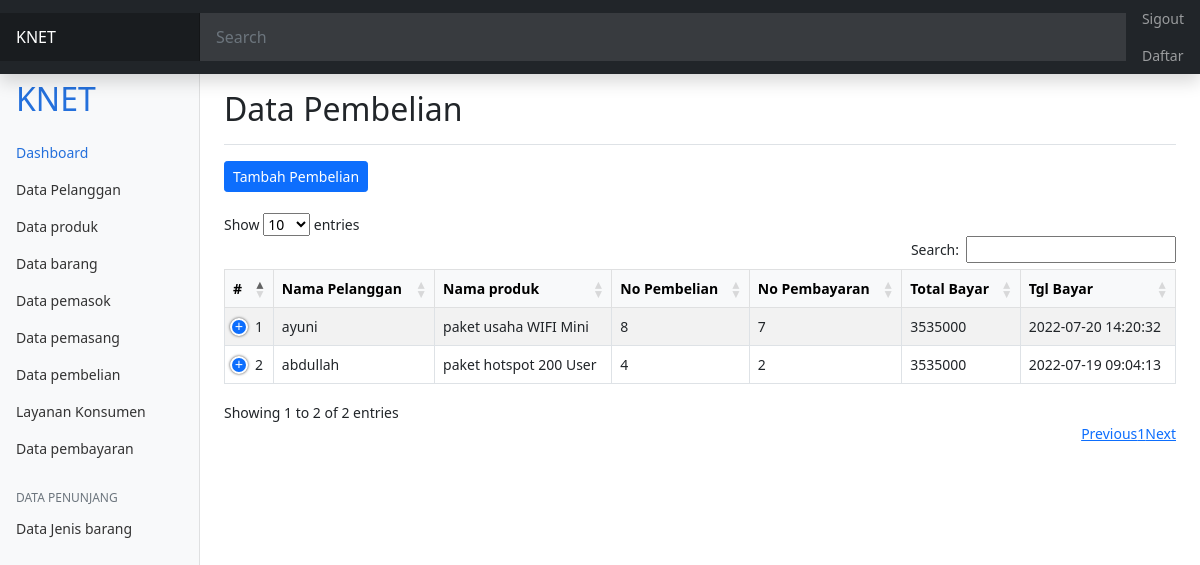
The page /produk/data_pembayaran.php (signed in) on the database its author committed.
### tables this page shows
CREATE TABLE IF NOT EXISTS `pembayaran` (
  `id_pembayaran` int(11) NOT NULL AUTO_INCREMENT,
  `id_pembelian` int(11) NOT NULL,
  `total_bayar` decimal(7,0) NOT NULL,
  `tgl_bayar` datetime NOT NULL DEFAULT CURRENT_TIMESTAMP,
  PRIMARY KEY (`id_pembayaran`),
  KEY `id_pembelian` (`id_pembelian`)
);

CREATE TABLE IF NOT EXISTS `registerasi` (
  `id_registrasi` int(11) NOT NULL AUTO_INCREMENT,
  `nama_lengkap` varchar(50) NOT NULL,
  `nik` varchar(30) NOT NULL,
  `tlp` varchar(30) NOT NULL,
  `alamat` varchar(50) NOT NULL,
  `username` varchar(50) NOT NULL,
  `created_at` datetime DEFAULT CURRENT_TIMESTAMP,
  `jk` varchar(20) NOT NULL,
  `password` varchar(50) NOT NULL,
  PRIMARY KEY (`id_registrasi`)
);

CREATE TABLE IF NOT EXISTS `produk` (
  `id_produk` int(11) NOT NULL AUTO_INCREMENT,
  `nama_produk` varchar(50) NOT NULL,
  `harga` decimal(10,0) NOT NULL,
  `created_at` datetime NOT NULL DEFAULT CURRENT_TIMESTAMP,
  PRIMARY KEY (`id_produk`)
);

CREATE TABLE IF NOT EXISTS `pembelianproduk` (
  `id_pembelian` int(11) NOT NULL AUTO_INCREMENT,
  `id_produk` int(11) NOT NULL,
  `id_registrasi` int(11) NOT NULL,
  `status` int(11) NOT NULL,
  `created_at` datetime NOT NULL DEFAULT CURRENT_TIMESTAMP,
  PRIMARY KEY (`id_pembelian`),
  KEY `id_produk` (`id_produk`),
  KEY `id_registrasi` (`id_registrasi`)
);

### produk/data_pembayaran.php (the view, shortened to what this page needs)
 <?php
include "../layout/header.php";
include "../config/koneksi.php";
$sql = mysqli_query($koneksi, "SELECT produk.nama_produk,registerasi.nama_lengkap,pembelianproduk.id_pembelian,pembayaran.id_pembayaran,pembayaran.total_bayar,pembayaran.tgl_bayar FROM pembayaran INNER JOIN pembelianproduk ON pembelianproduk.id_pembelian=pembayaran.id_pembelian INNER JOIN registerasi ON registerasi.id_registrasi=pembelianproduk.id_registrasi INNER JOIN produk ON produk.id_produk=pembelianproduk.id_produk");
?>
<main class="col-md-9 ms-sm-auto col-lg-10 px-md-4">
	<div class="d-flex justify-content-between flex-wrap flex-md-nowrap align-items-center pt-3 pb-2 mb-3 border-bottom">
	<h1 class="h2">Data Pembelian</h1>
	</div>
	<a href="tambah_pembayaran.php" class="btn btn-sm btn-primary">Tambah Pembelian</button></a>
	<br><br>
	<div class="table-responsive">
		<table class="table table-striped table-bordered display nowrap" id="example" style="width:100%">
		<thead class="table-light">
		<tr>
			<th scope="col">#</th>
			<th scope="col">Nama Pelanggan</th>
			<th scope="col">Nama produk</th>
			<th scope="col">No Pembelian</th>
			<th scope="col">No Pembayaran</th>
			<th scope="col">Total Bayar</th>
			<th scope="col">Tgl Bayar</th>
		</tr>
		</thead>
		<tbody>
		<?php
			$no = 1;
			while ($rs = mysqli_fetch_assoc($sql)) : ?>
			<tr>
				<td><?= $no; ?></td>
				<td><?= $rs['nama_lengkap']; ?></td>
				<td><?= $rs['nama_produk']; ?></td>
				<td><?= $rs['id_pembelian']; ?></td>
				<td><?= $rs['id_pembayaran']; ?></td>
				<td><?= $rs['total_bayar']; ?></td>
				<td><?= $rs['tgl_bayar']; ?></td>
			</tr>
			<?php
				$no++;
				endwhile;
				?>
			</tbody>
				</table>
					</div>
		</main>
		<?php
		include "../layout/footer.php";
		?>

### layout/header.php (shortened to what this page needs)
<!doctype html>
<html lang="en">
<head>
    <link href="../assets/css/bootstrap.min.css" rel="stylesheet">
    <link href="../assets/datatable/css/dataTables.bootstrap.min.css" rel="stylesheet">
    <link href="../assets/datatable/css/responsive.dataTables.min.css" rel="stylesheet">
    <link href="../assets/css/dashboard.css" rel="stylesheet">
</head>
<body>
    <header class="navbar navbar-dark sticky-top bg-dark flex-md-nowrap p-0 shadow">
        <a class="navbar-brand col-md-3 col-lg-2 me-0 px-3" href="#">KNET</a>
        <input class="form-control form-control-dark w-100" type="text" placeholder="Search" aria-label="Search">
        <div class="navbar-nav">
            <div class="nav-item text-nowrap">
                <a class="nav-link px-3" href="../login/sigout.php">Sigout</a>
                 <a class="nav-link px-3" href="../login/register.php">Daftar</a>
            </div>
        </div>
    </header>
    <div class="container-fluid">
        <div class="row">
            <nav id="sidebarMenu" class="col-md-6 col-lg-2 d-md-block bg-light sidebar collapse">
                <div class="position-sticky pt-4">
                    <ul class="nav flex-column">
                        <li class="nav-item">
                            <a class="nav-link active" aria-current="page" href="#">
                                <span data-feather="home"></span><h2>KNET</h2>
                            </a>
                        </li>
                        <li class="nav-item">
                            <a class="nav-link active" aria-current="page" href="../user/dasboard.php">
                                Dashboard
                            </a>
                        </li>
                        <li class="nav-item">
                            <a class="nav-link" href="../user/data_user.php">
                                Data Pelanggan
                            </a>
                        </li>
                        <li class="nav-item">
                            <a class="nav-link" href="../produk/data_produk.php">
                                Data produk
                            </a>
                        </li>
                        <li class="nav-item">
                            <a class="nav-link" href="../produk/data_barang.php">
                                Data barang
                            </a>
                        </li>
                         <li class="nav-item">
                            <a class="nav-link" href="../produk/data_pemasok.php">
                                Data pemasok
                            </a>
                        </li>
                        <li class="nav-item">
                            <a class="nav-link" href="../produk/data_pengasuh.php">
                                Data pemasang
                            </a>
                        </li>
                        <li class="nav-item">
                            <a class="nav-link" href="../produk/data_pembelian.php">
                                Data pembelian
                            </a>
                        </li>
                        <li class="nav-item">
                            <a class="nav-link" href="data_seleksi.php">
                                Layanan Konsumen
                            </a>
                        </li>
                        <li class="nav-item">
                            <a class="nav-link" href="../produk/data_pembayaran.php">
                                Data pembayaran
                            </a>
                        </li>
                    </ul>
                     <h6 class="sidebar-heading d-flex justify-content-between align-items-center px-3 mt-4 mb-1 text-muted">
                        <span>Data Penunjang</span>
                    </h6>
                    <ul class="nav flex-column mb-2">
                        <li class="nav-item">
                            <a class="nav-link" href="../produk/data_jns_barang.php">
                                Data Jenis barang
                            </a>
                        </li>
                    </ul>
                </div>
            </nav>
        </div>
    </div>

### layout/footer.php (shortened to what this page needs)
</body>
</html>

### assets/css/dashboard.css (style rules this page uses)
body { font-size: .875rem; }
.sidebar { position: fixed; top: 0; bottom: 0; left: 0; z-index: 100; padding: 48px 0 0; box-shadow: inset -1px 0 0 rgba(0, 0, 0, .1); }
.sidebar .nav-link { font-weight: 500; color: #333; }
.sidebar .nav-link.active { color: #2470dc; }
.sidebar-heading { font-size: .75rem; text-transform: uppercase; }
.navbar-brand { padding-top: .75rem; padding-bottom: .75rem; font-size: 1rem; background-color: rgba(0, 0, 0, .25); box-shadow: inset -1px 0 0 rgba(0, 0, 0, .25); }
.navbar .form-control { padding: .75rem 1rem; border-width: 0; border-radius: 0; }
.form-control-dark { color: #fff; background-color: rgba(255, 255, 255, .1); border-color: rgba(255, 255, 255, .1); }

### rows shown on the page
pembayaran: registerasi.nama_lengkap "ayuni", produk.nama_produk "paket usaha WIFI Mini", id_pembelian.id_pembelian "8", id_pembayaran "7", total_bayar "3535000", tgl_bayar "2022-07-20 14:20:32"
pembayaran: registerasi.nama_lengkap "abdullah", produk.nama_produk "paket hotspot 200 User", id_pembelian.id_pembelian "4", id_pembayaran "2", total_bayar "3535000", tgl_bayar "2022-07-19 09:04:13"
